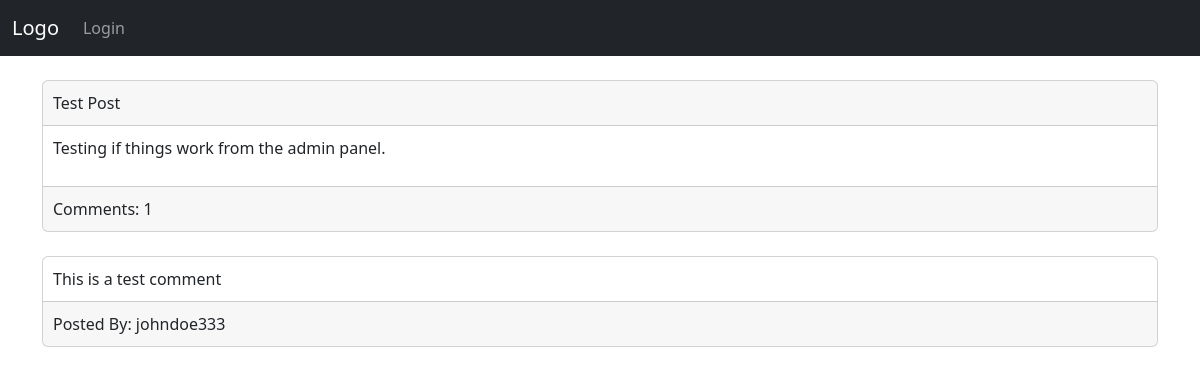
Page /post/manuel78/test-post/ on the earlier database version.
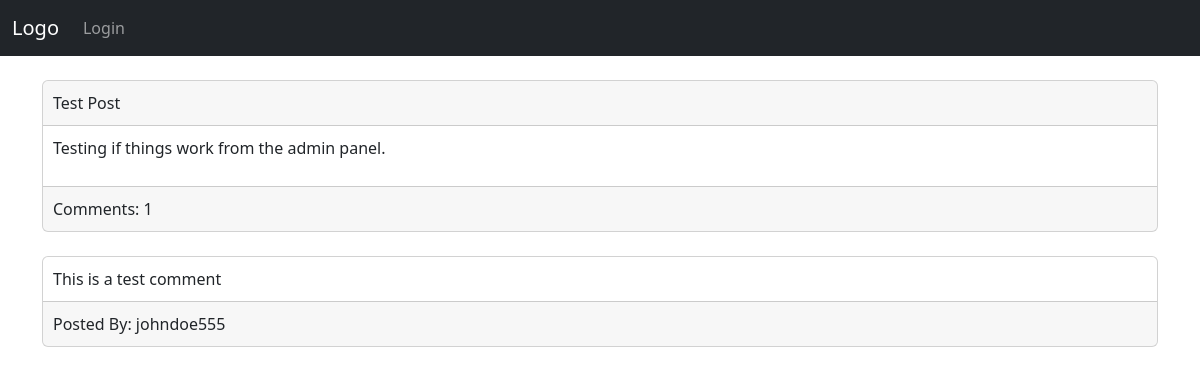
Same page on the later database version.
### blog/models.py (models this page shows, shortened)
class Comments(models.Model):
    comment = models.TextField()
    post = models.ForeignKey(Post, on_delete=models.CASCADE)
    user = models.ForeignKey(User, on_delete=models.CASCADE)

### user/models.py (models this page shows, shortened)
class User(AbstractUser):
    dob = models.DateField(verbose_name='Date of Birth', blank=True, null=True)
    display_email = models.BooleanField(default=False)
    display_dob = models.BooleanField(default=False)
    email_notifications = models.BooleanField(default=False)
    allow_friend_request = models.BooleanField(default=True)
    allow_messages = models.BooleanField(default=True)
    password_reset_token = models.CharField(
        max_length=255, null=True, blank=True)
    slug = models.SlugField(null=False, unique=True)
    def __str__(self) -> str:
        return self.username

### blog/views.py (the view)
class PostView(DetailView):
    model = Post
    context_object_name = 'post'
    template_name = 'post.html'
    def get_context_data(self, **kwargs):
        context = super(PostView, self).get_context_data(**kwargs)
        context['comments'] = Comments.objects.filter(post=self.object)
        return context

### blog/templates/post.html (shortened to what this page needs)
{% extends 'base.html' %}
{% block content %}
    <div class="mb-4">
        <div class="card">
            <div class="card-header">
                {{ post.title }}
            </div>
            <div class="card-body">
                <p>
                    {{ post.body }}
                </p>
            </div>
            <div class="card-footer">
                Comments: {{ comments.count }}
            </div>
        </div>
    </div>
    {% if comments.count >= 0 %}
            {% for comment in comments %}
                <div class="mb-4">
                    <div class="card">
                        <div class="card-body">
                            {{ comment.comment }}
                        </div>
                        <div class="card-footer">
                            Posted By: {{ comment.user }}
                        </div>
                    </div>
                </div>
            {% endfor %}
        {% endif %}
{% endblock content %}

Differences in the rows shown:
changed through a linked row, Comments "This is a test comment": user "johndoe333" → "johndoe555"
